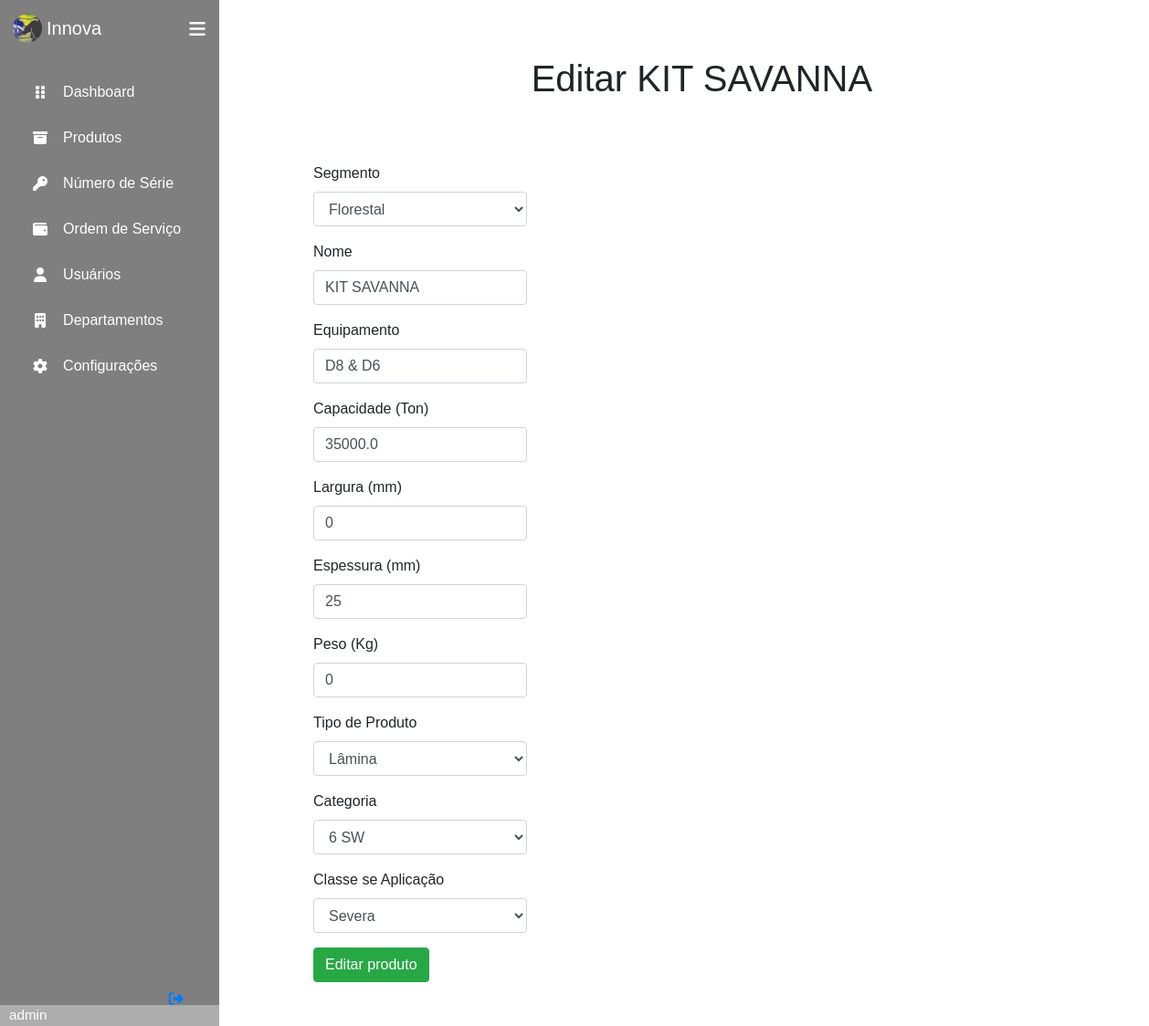
/products/update/2 (signed in), run on the app's committed database.
### produtos/models.py (models this page shows, shortened)
class Produto(models.Model):
    nome = CharField(max_length=30)
    equipamento = CharField(max_length=10)
    capacidade = FloatField()
    largura = IntegerField()
    espessura = IntegerField()
    peso = IntegerField()
    descontinuado = BooleanField()
    dateCriacao = DateTimeField(auto_now_add=True)
    dateUpdate = DateTimeField(auto_now=True)
    segmento = ForeignKey(Segmento, null=True, on_delete=SET_NULL)
    tipoProduto = ForeignKey(TipoProduto, null=True, on_delete=SET_NULL)
    categoria = ForeignKey(CategoriaProduto, null=True, blank=True, on_delete=SET_NULL)
    classeAplicacao = ForeignKey(ClasseProduto, null=True, on_delete=SET_NULL)
    responsavel = ForeignKey(Colaborador, null=True, on_delete=SET_NULL)

class Segmento(models.Model):
    nome = CharField(max_length=20, unique=True)
    sigla = CharField(max_length=20, unique=True)
    dateCriacao = DateTimeField(auto_now_add=True)
    def __str__(self):
        return self.nome

class TipoProduto(models.Model):
    nome = CharField(max_length=40, unique=True)
    sigla = CharField(max_length=3, unique=True)
    dateCriacao = DateTimeField(auto_now_add=True)
    def __str__(self):
        return self.nome

### produtos/views.py (the view)
# urls.py: path('update/<int:id>', views.UpdateProduct, name = 'Update_Product'),
def UpdateProduct(request, id):
    product = get_object_or_404(Produto, id = id)
    productForm = ProdutoForm(instance = product)
    if request.method == 'POST':
        productForm = ProdutoForm(request.POST or None, instance = product)
        if productForm.is_valid():
            productForm.save()
            return redirect('../')
        else:
            return render(request, 'produtos/UpdateProduct.html', {'productForm' : productForm, 'product' : product})
    else:
        return render(request, 'produtos/UpdateProduct.html', {'productForm' : productForm, 'product' : product})

### produtos/forms.py
class ProdutoForm(ModelForm):
    categoria = fields.CharField(blank=True)
    class Meta:
        model = Produto
        fields = [
            'segmento',
            'nome',
            'equipamento',
            'capacidade',
            'largura',
            'espessura',
            'peso',
            'tipoProduto',
            'categoria',
            'classeAplicacao'
        ]
        labels = {
            'segmento': ('Segmento'),
            'nome': ('Nome'),
            'equipamento': ('Equipamento'),
            'capacidade': ('Capacidade (Ton)'),
            'largura': ('Largura (mm)'),
            'espessura': ('Espessura (mm)'),
            'peso': ('Peso (Kg)'),
            'tipoProduto': ('Tipo de Produto'),
            'categoria': ('Categoria'),
            'classeAplicacao': ('Classe se Aplicação'),
        }

### produtos/models.py (called while the page is built)
    def __str__(self):
        return self.nome

    def __str__(self):
        return self.nome

### templates/produtos/UpdateProduct.html (shortened to what this page needs)
{% extends 'base.html' %}
{% load crispy_forms_tags %}
{% block content %}
    <div class="container title">
        <h1>Editar {{product.nome}}</h1>
    </div>
    <div class="offset-1 col-3 list-div">
        <form method="POST">
            {{ productForm|crispy }}
            <input type="submit" class="btn btn-success" value="Editar produto">
        </form>
    </div>
{% endblock %}

### templates/base.html (shortened to what this page needs)
{% load static %}
<!DOCTYPE html>
<html lang="pt-br">
<head>
    <link rel="stylesheet" href="{% static 'css/style.css' %}">
    <link rel="stylesheet" href="{% static 'css/bs/bootstrap.css' %}">
</head>
<body>
    {% if user.is_authenticated %}
    <div class="sidebar">
        <div class="logo_content">
            <div class="logo">
                <img src="{% static 'img/logo-base.png' %}" class="img-base"/>
                <div class="logo_name">Innova</div>
            </div>
            <i class="fas fa-bars" id="btn-menu"></i>
        </div>
        <ul class="nav_list">
            <li>
                <a href="{%url 'main:Home_Main'%}">
                    <i class="fas fa-grip-vertical"></i>
                    <span class="link_name">Dashboard</span>
                </a>
            </li>
            <li>
                <a href="{%url 'products:Home_Products'%}">
                    <i class="fas fa-archive"></i>
                    <span class="link_name">Produtos</span>
                </a>
            </li>
            <li>
                <a href="{%url 'products:Serial_Number'%}">
                    <i class="fas fa-key"></i>
                    <span class="link_name">Número de Série</span>
                </a>
            </li>
            <li>
                <a href="{% url 'workOrder:Home_WorkOrder' %}">
                    <i class="fas fa-wallet"></i>
                    <span class="link_name">Ordem de Serviço</span>
                </a>
            </li>
            <li>
                <a href="{%url 'colaborators:Home_Colaborator'%}">
                    <i class="fas fa-user"></i>
                    <span class="link_name">Usuários</span>
                </a>
            </li>
            <li>
                <a href="{%url 'departments:Home_Departments'%}">
                    <i class="fas fa-building"></i>
                    <span class="link_name">Departamentos</span>
                </a>
            </li>
            <li>
                <a href="#">
                    <i class="fas fa-cog"></i>
                    <span class="link_name">Configurações</span>
                </a>
            </li>
        </ul>
        <div class="profile_content">
            <div class="profile">
                <div class="profile_details">
                    <div class="name_job">
                        <div class="name">{{ user.username }}</div>
                    </div>
                </div>
                <a href="{%url 'logout'%}">
                    <i class="fas fa-sign-out-alt" id="logout"></i>
                </a>
            </div>
        </div>
    </div>
    {% endif %}
    <div class="home_content">
        {% block content %}
        {% endblock %}
    </div>
</body>
</html>

### static/css/style.css (style rules this page uses)
* { margin: 0; padding: 0; box-sizing: border-box; font-family: sans-serif; }
body { position: relative; min-height: 100vh; width: 100%; overflow: auto; }
.sidebar { position: fixed; top: 0; left: 0; height: 100%; width: 15em; background: #7F7F7F; padding: 0.37em 0.88em; }
.sidebar .logo_content .logo { color: #fff; display: flex; height: 3.13em; width: 100%; align-items: center; }
.logo_content .img-base { border-radius: 50%; margin-right: 0.31em; }
.logo_content .logo .logo_name { font-size: 1.25em; font-weight: 400; }
.sidebar #btn-menu { position: absolute; color: #fff; left: 90%; top: 0.37em; font-size: 1.25em; height: 3.13em; width: 3.13em; text-align: center; line-height: 2.5em; transform: translateX(-50%); }
.sidebar ul { margin-top: 1.25em; }
.sidebar ul li { position: relative; height: 3.13em; width: 100%; margin: 0 0.31em; list-style: none; line-height: 3.13em; }
.sidebar ul li a { color: #fff; display: flex; align-items: center; text-decoration: none; transition: all 0.4s ease; border-radius: 0.75em; }
.sidebar ul li a i { height: 3.13em; min-width: 3.13em; border-radius: 0.75em; line-height: 3.13em; text-align: center; }
.sidebar .profile_content { position: absolute; color: #fff; bottom: 0; left: 0; width: 100%; }
.profile_content .profile .profile_details { display: flex; align-items: center; background: #ADADAD; }
.profile .profile_details .name_job { margin-left: 0.63em; }
.profile .profile_details .name { font-size: 0.95em; font-weight: 400; }
.profile #logout { position: absolute; left: 88%; bottom: 0.31em; transform: translateX(-50%); min-width: 3.3em; line-height: 3.13em; font-size: 1.25; border-radius: 0.75em; }
.home_content { top: 2em; position: absolute; height: 95%; width: 84%; left: 15em; }
.title { font-size: 1.5em !important; padding: 30px; position: relative; text-align: center; }
h1 { padding-bottom: 0.75em; }
.btn.btn-success { margin-bottom: 3em; }

### data on the page
Produto: nome "KIT SAVANNA", segmento "Florestal", equipamento "D8 & D6", capacidade "35000.0", largura "0", espessura "25", peso "0", tipoProduto "Lâmina", categoria "6 SW", classeAplicacao "Severa"
Segmento: nome "KIT SAVANNA"

### other printed values
{{ user.username }} "admin"
